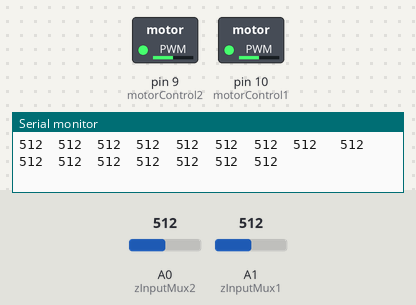
Recording of a sketch running on a simulated Arduino Uno, built with avr-gcc and run on an emulated ATmega328P. Shown: switched loads named in the sketch (green lamp = pin HIGH), the last lines printed to the serial monitor. The inputs (shaded band) are chosen by the test bench; at power-on: A0 (zInputMux2) = 512, A1 (zInputMux1) = 512. Pins used as bus, display or sensor lines are not drawn.

Above: at 1.2 s.
1.3 s: A0 (zInputMux2) set to 107
At 2.0 s:
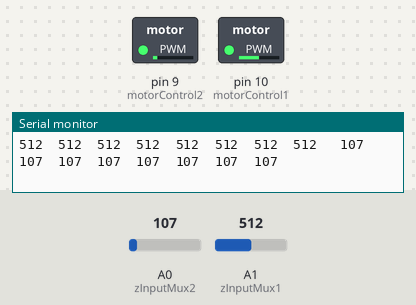
2.8 s: A0 (zInputMux2) set to 89
At 3.8 s:
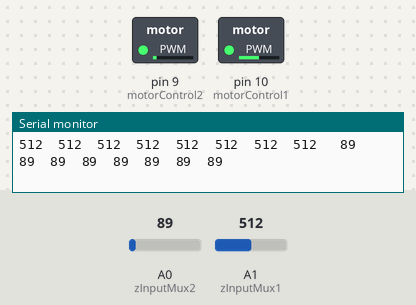
5.8 s: A1 (zInputMux1) set to 105
At 6.5 s:
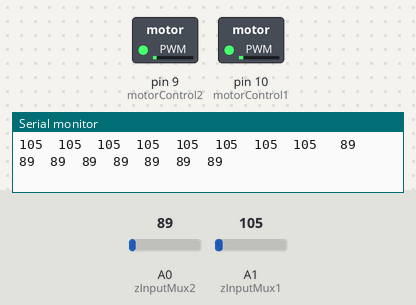
7.3 s: A1 (zInputMux1) set to 89
At 8.4 s:
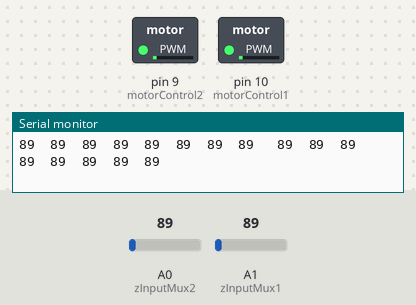
10.3 s: A0 (zInputMux2) set to 11
At 10.8 s:
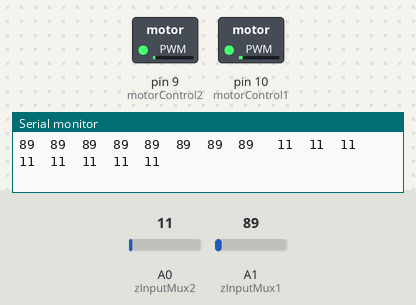
13.3 s: A0 (zInputMux2) set to 8
At 13.6 s:
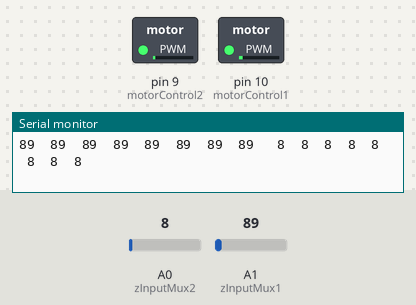
Timing chart, 0 to 16.3 s (numbered marks = the images above; inputs shaded):
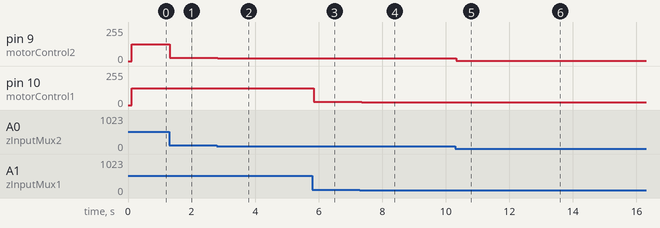

The sketch:

URFP1.1.ino
```cpp
const int motorControl1 = 10;
const int motorControl2 = 9;

int inOutValue1[8];
int inOutValue2[8];


const int selectPinsOutMux1[3] = {11,12,13}; // S0~2, S1~3, S2~4
const int selectPinsOutMux2[3] = {6,7,8};

const int selectPinsInpMux1[3] = {0,1,2};
const int selectPinsInpMux2[3] = {3,4,5};
const int zInputMux1 = A1; // Connect common (Z) to A0 (analog input)
const int zInputMux2 = A0; // Connect common (Z) to A0 (analog input)


void setup() {


  pinMode(motorControl1, OUTPUT);
  pinMode(motorControl2, OUTPUT);

  for (int i=0; i<3; i++)
  {
    pinMode(selectPinsOutMux1[i], OUTPUT);
    digitalWrite(selectPinsOutMux1[i], LOW);
  }

  for (int i=0; i<3; i++)
  {
    pinMode(selectPinsOutMux2[i], OUTPUT);
    digitalWrite(selectPinsOutMux2[i], LOW);
  }

  Serial.begin(9600); // Initialize the serial port
  // Set up the select pins as outputs:
  for (int i=0; i<3; i++)
  {
    pinMode(selectPinsInpMux1[i], OUTPUT);
    digitalWrite(selectPinsInpMux1[i], HIGH);
    pinMode(selectPinsInpMux2[i], OUTPUT);
    digitalWrite(selectPinsInpMux2[i], HIGH);
  }
  pinMode(zInputMux1, INPUT); // Set up Z as an input
  pinMode(zInputMux2, INPUT); // Set up Z as an input

  // Print the header:
  Serial.print("Y0\tY1\tY2\tY3\tY4\tY5\tY6\tY7 ");
  Serial.println("Y0\tY1\tY2\tY3\tY4\tY5\tY6\tY7");
  Serial.print("---\t---\t---\t---\t---\t---\t---\t--- ");
  Serial.println("---\t---\t---\t---\t---\t---\t---\t---");

}


void loop() {

     for (byte pin=0; pin<=7; pin++)
  {
    selectMuxPin1(pin); // Select one at a time
    inOutValue1[pin] = analogRead(zInputMux1); // and read Z for Input MUX 1
    Serial.print(String(inOutValue1[pin]) + "\t");
    delay(1);
  }

  delay(1);
  Serial.print(" ");
    for (byte pin=0; pin<=7; pin++)
  {
    selectMuxPin2(pin); // Select one at a time
    inOutValue2[pin] = analogRead(zInputMux2); // and read Z for Input MUX 1
    Serial.print(String(inOutValue2[pin]) + "\t");
    delay(1);
  }
  Serial.println();


    for (byte pin=0; pin<=7; pin++)
  {
    selectMuxPin1(pin); // Select one at a time
    analogWrite(motorControl1, map(inOutValue1[pin], 0, 1023, 0, 255));//MAP IT ALSO
    selectMuxPin2(pin); // Select one at a time
    analogWrite(motorControl2,  map(inOutValue2[pin], 0, 1023, 0, 255));
    delay(1);
  }

}


void selectMuxPin1(byte pin)
{
  if (pin > 7) return; // Exit if pin is out of scope
  for (int i=0; i<3; i++)
  {
    if (pin & (1<<i))
      digitalWrite(selectPinsOutMux1[i], HIGH);
    else
      digitalWrite(selectPinsOutMux1[i], LOW);
  }
}

void selectMuxPin2(byte pin)
{
  if (pin > 7) return; // Exit if pin is out of scope
  for (int i=0; i<3; i++)
  {
    if (pin & (1<<i))
      digitalWrite(selectPinsOutMux2[i], HIGH);
    else
      digitalWrite(selectPinsOutMux2[i], LOW);
  }
}
```

Measured:
- after the input at 1.3 s, pin 9 (motorControl2): 127/255 → 26/255 at once
- after the input at 2.8 s, pin 9 (motorControl2): 26/255 → 22/255 at once
- after the input at 5.8 s, pin 10 (motorControl1): 127/255 → 26/255 at once
- after the input at 7.3 s, pin 10 (motorControl1): 26/255 → 22/255 after 0.06 s
- after the input at 10.3 s, pin 9 (motorControl2): 22/255 → 2/255 at once
- after the input at 13.3 s, pin 9 (motorControl2): 2/255 → 1/255 after 0.05 s
